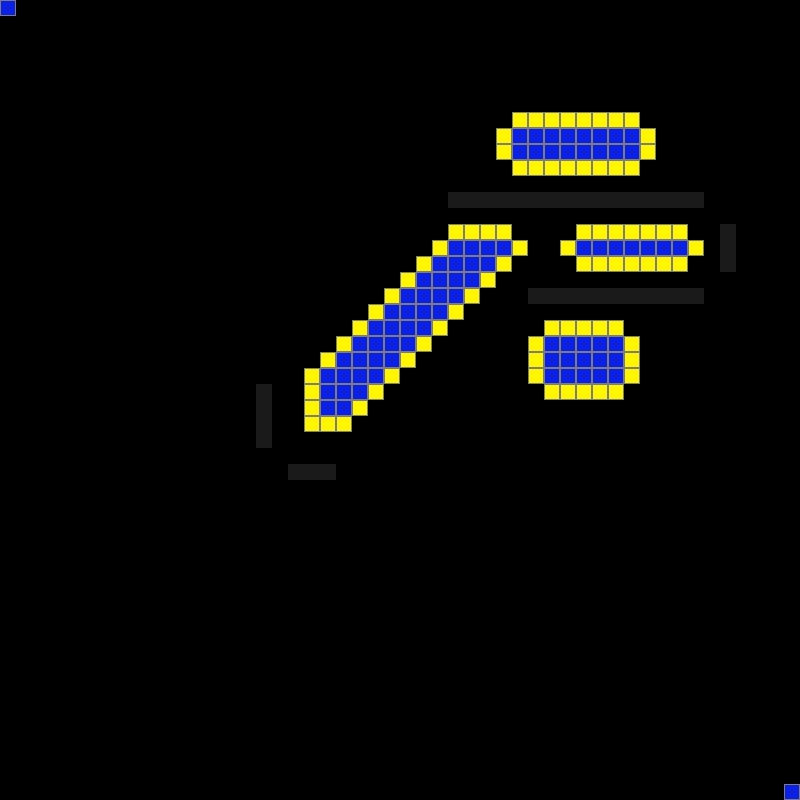

A 2D game scene composited from a Tiled map and its tileset images. What follows is a short description and the map's XML, with each tile layer's data collapsed to a summary:
An orthogonal 50x50 tile map with 16x16 px tiles, 1 tile layer (Tile Layer 1) and 1 object.

<map version="1.0" orientation="orthogonal" width="50" height="50" tilewidth="16" tileheight="16">
 <tileset firstgid="1" name="Simple" tilewidth="16" tileheight="16">
  <image source="simpleAtlas.png" width="128" height="128" />
 </tileset>
 <layer name="Tile Layer 1" width="50" height="50">
  <data>[2500 cells, 199 non-empty, 3 distinct tile ids]</data>
 </layer>
 <objectgroup name="Object Layer 1" width="50" height="50">
  <object x="520" y="295">
   <polyline points="0,0 16,0 32,0 48,0 64,0 80,0 96,0 112,0 128,0 144,0 160,0 176,0 192,0 208,-16 208,-32 208,-48 208,-64 208,-80 192,-96 176,-96 160,-96 144,-96 128,-96 112,-96 96,-96 80,-96 64,-96 48,-96 32,-96 16,-96 0,-96 -16,-96 -32,-96 -48,-96 -64,-96 -80,-96 -96,-80 -112,-64 -128,-48 -144,-32 -160,-16 -176,0 -192,16 -208,32 -224,48 -240,64 -256,80 -256,96 -256,112 -256,128 -256,144 -256,160 -240,176 -224,176 -208,176 -192,176 -176,176 -160,160 -144,144 -128,128 -112,112 -96,96 -80,80 -64,64 -48,48 -32,32 -16,16 0,0" />
  </object>
 </objectgroup>
</map>
